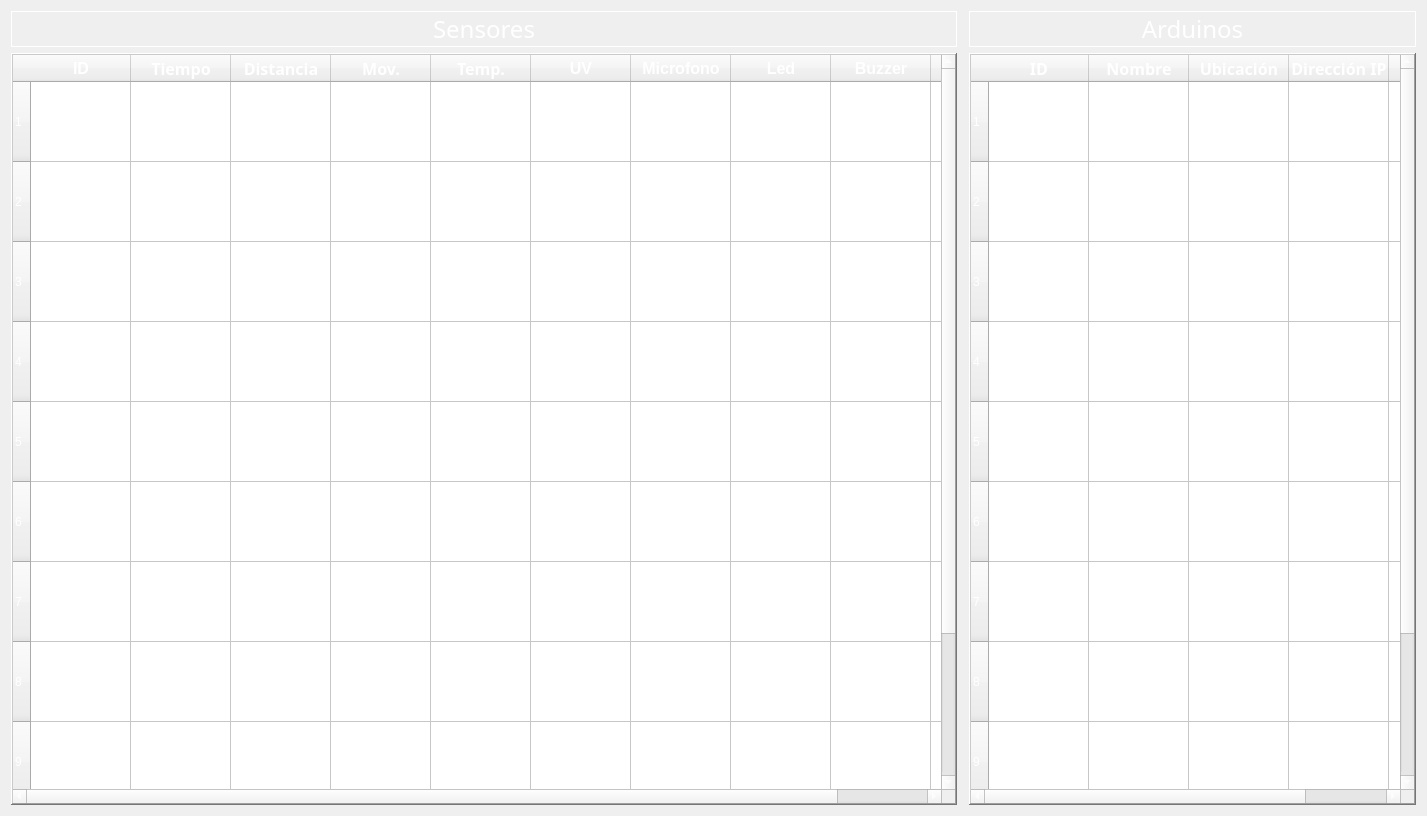
<?xml version="1.0" encoding="UTF-8"?>
<ui version="4.0">
 <class>SensorsPage</class>
 <widget class="QWidget" name="SensorsPage">
  <property name="geometry">
   <rect>
    <x>0</x>
    <y>0</y>
    <width>1427</width>
    <height>816</height>
   </rect>
  </property>
  <property name="sizePolicy">
   <sizepolicy hsizetype="Expanding" vsizetype="Expanding">
    <horstretch>0</horstretch>
    <verstretch>0</verstretch>
   </sizepolicy>
  </property>
  <property name="windowTitle">
   <string>Form</string>
  </property>
  <property name="styleSheet">
   <string notr="true">color: white;
</string>
  </property>
  <layout class="QGridLayout" name="gridLayout">
   <property name="horizontalSpacing">
    <number>12</number>
   </property>
   <item row="0" column="1">
    <widget class="QLabel" name="arduinos_label">
     <property name="font">
      <font>
       <family>Impact</family>
       <pointsize>18</pointsize>
       <bold>false</bold>
      </font>
     </property>
     <property name="frameShape">
      <enum>QFrame::Shape::Panel</enum>
     </property>
     <property name="text">
      <string>Arduinos</string>
     </property>
     <property name="alignment">
      <set>Qt::AlignmentFlag::AlignCenter</set>
     </property>
    </widget>
   </item>
   <item row="0" column="0">
    <widget class="QLabel" name="sensors_label">
     <property name="font">
      <font>
       <family>Impact</family>
       <pointsize>18</pointsize>
       <bold>false</bold>
       <underline>false</underline>
      </font>
     </property>
     <property name="frameShape">
      <enum>QFrame::Shape::Panel</enum>
     </property>
     <property name="text">
      <string>Sensores</string>
     </property>
     <property name="alignment">
      <set>Qt::AlignmentFlag::AlignCenter</set>
     </property>
    </widget>
   </item>
   <item row="1" column="1">
    <widget class="QTableWidget" name="arduinos_table">
     <property name="frameShape">
      <enum>QFrame::Shape::WinPanel</enum>
     </property>
     <property name="frameShadow">
      <enum>QFrame::Shadow::Raised</enum>
     </property>
     <property name="sizeAdjustPolicy">
      <enum>QAbstractScrollArea::SizeAdjustPolicy::AdjustToContents</enum>
     </property>
     <property name="selectionMode">
      <enum>QAbstractItemView::SelectionMode::NoSelection</enum>
     </property>
     <property name="textElideMode">
      <enum>Qt::TextElideMode::ElideMiddle</enum>
     </property>
     <property name="rowCount">
      <number>10</number>
     </property>
     <attribute name="horizontalHeaderCascadingSectionResizes">
      <bool>false</bool>
     </attribute>
     <attribute name="horizontalHeaderShowSortIndicator" stdset="0">
      <bool>true</bool>
     </attribute>
     <attribute name="verticalHeaderMinimumSectionSize">
      <number>40</number>
     </attribute>
     <attribute name="verticalHeaderDefaultSectionSize">
      <number>80</number>
     </attribute>
     <attribute name="verticalHeaderShowSortIndicator" stdset="0">
      <bool>true</bool>
     </attribute>
     <attribute name="verticalHeaderStretchLastSection">
      <bool>true</bool>
     </attribute>
     <row/>
     <row/>
     <row/>
     <row/>
     <row/>
     <row/>
     <row/>
     <row/>
     <row/>
     <row/>
     <column>
      <property name="text">
       <string>ID</string>
      </property>
      <property name="font">
       <font>
        <family>Segoe UI Variable</family>
        <pointsize>12</pointsize>
        <bold>true</bold>
       </font>
      </property>
     </column>
     <column>
      <property name="text">
       <string>Nombre</string>
      </property>
      <property name="font">
       <font>
        <family>Segoe UI Variable</family>
        <pointsize>12</pointsize>
        <bold>true</bold>
       </font>
      </property>
     </column>
     <column>
      <property name="text">
       <string>Ubicación</string>
      </property>
      <property name="font">
       <font>
        <family>Segoe UI Variable</family>
        <pointsize>12</pointsize>
        <bold>true</bold>
       </font>
      </property>
     </column>
     <column>
      <property name="text">
       <string>Dirección IP</string>
      </property>
      <property name="font">
       <font>
        <family>Segoe UI Variable</family>
        <pointsize>12</pointsize>
        <bold>true</bold>
       </font>
      </property>
     </column>
     <column>
      <property name="text">
       <string>Acciones</string>
      </property>
      <property name="font">
       <font>
        <family>Segoe UI Variable</family>
        <pointsize>12</pointsize>
        <bold>true</bold>
       </font>
      </property>
     </column>
    </widget>
   </item>
   <item row="1" column="0">
    <widget class="QTableWidget" name="sensors_table">
     <property name="sizePolicy">
      <sizepolicy hsizetype="Expanding" vsizetype="Expanding">
       <horstretch>0</horstretch>
       <verstretch>0</verstretch>
      </sizepolicy>
     </property>
     <property name="frameShape">
      <enum>QFrame::Shape::WinPanel</enum>
     </property>
     <property name="frameShadow">
      <enum>QFrame::Shadow::Raised</enum>
     </property>
     <property name="sizeAdjustPolicy">
      <enum>QAbstractScrollArea::SizeAdjustPolicy::AdjustToContents</enum>
     </property>
     <property name="editTriggers">
      <set>QAbstractItemView::EditTrigger::NoEditTriggers</set>
     </property>
     <property name="defaultDropAction">
      <enum>Qt::DropAction::IgnoreAction</enum>
     </property>
     <property name="alternatingRowColors">
      <bool>false</bool>
     </property>
     <property name="textElideMode">
      <enum>Qt::TextElideMode::ElideMiddle</enum>
     </property>
     <property name="gridStyle">
      <enum>Qt::PenStyle::SolidLine</enum>
     </property>
     <property name="sortingEnabled">
      <bool>true</bool>
     </property>
     <property name="wordWrap">
      <bool>true</bool>
     </property>
     <property name="rowCount">
      <number>10</number>
     </property>
     <attribute name="horizontalHeaderCascadingSectionResizes">
      <bool>false</bool>
     </attribute>
     <attribute name="verticalHeaderMinimumSectionSize">
      <number>40</number>
     </attribute>
     <attribute name="verticalHeaderDefaultSectionSize">
      <number>80</number>
     </attribute>
     <attribute name="verticalHeaderShowSortIndicator" stdset="0">
      <bool>true</bool>
     </attribute>
     <attribute name="verticalHeaderStretchLastSection">
      <bool>true</bool>
     </attribute>
     <row/>
     <row/>
     <row/>
     <row/>
     <row/>
     <row/>
     <row/>
     <row/>
     <row/>
     <row/>
     <column>
      <property name="text">
       <string>ID</string>
      </property>
      <property name="font">
       <font>
        <pointsize>12</pointsize>
        <italic>false</italic>
        <bold>true</bold>
       </font>
      </property>
     </column>
     <column>
      <property name="text">
       <string>Tiempo</string>
      </property>
      <property name="font">
       <font>
        <family>Segoe UI Variable</family>
        <pointsize>12</pointsize>
        <bold>true</bold>
       </font>
      </property>
     </column>
     <column>
      <property name="text">
       <string>Distancia</string>
      </property>
      <property name="font">
       <font>
        <family>Segoe UI Variable</family>
        <pointsize>12</pointsize>
        <bold>true</bold>
       </font>
      </property>
     </column>
     <column>
      <property name="text">
       <string>Mov.</string>
      </property>
      <property name="font">
       <font>
        <family>Segoe UI Variable</family>
        <pointsize>12</pointsize>
        <bold>true</bold>
       </font>
      </property>
     </column>
     <column>
      <property name="text">
       <string>Temp.</string>
      </property>
      <property name="font">
       <font>
        <family>Segoe UI Variable</family>
        <pointsize>12</pointsize>
        <bold>true</bold>
       </font>
      </property>
     </column>
     <column>
      <property name="text">
       <string>UV</string>
      </property>
      <property name="font">
       <font>
        <pointsize>12</pointsize>
        <bold>true</bold>
       </font>
      </property>
     </column>
     <column>
      <property name="text">
       <string>Microfono</string>
      </property>
      <property name="font">
       <font>
        <pointsize>12</pointsize>
        <bold>true</bold>
       </font>
      </property>
     </column>
     <column>
      <property name="text">
       <string>Led</string>
      </property>
      <property name="font">
       <font>
        <family>Segoe UI</family>
        <pointsize>12</pointsize>
        <bold>true</bold>
       </font>
      </property>
     </column>
     <column>
      <property name="text">
       <string>Buzzer</string>
      </property>
      <property name="font">
       <font>
        <pointsize>12</pointsize>
        <bold>true</bold>
       </font>
      </property>
     </column>
     <column>
      <property name="text">
       <string>Luz</string>
      </property>
      <property name="font">
       <font>
        <pointsize>12</pointsize>
        <bold>true</bold>
       </font>
      </property>
     </column>
    </widget>
   </item>
  </layout>
 </widget>
 <resources/>
 <connections/>
</ui>
